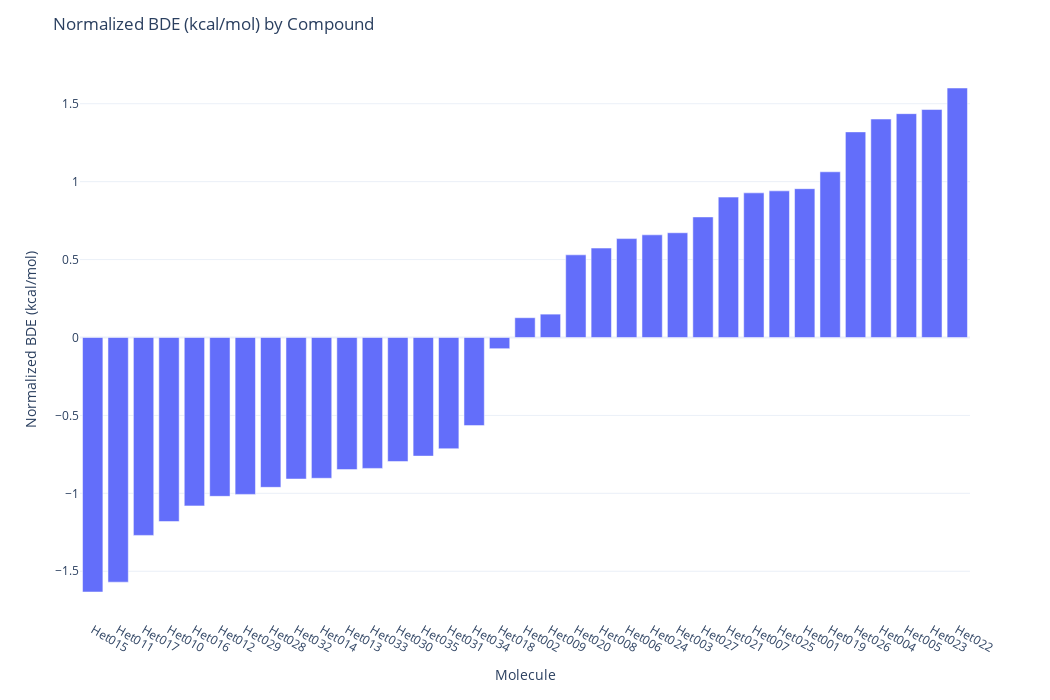

The cell this chart's notebook holds for it:
### Code cell
# plot a bar chart of the normalized "BDE (kcal/mol)" column
# sort the values based on the normalized "BDE (kcal/mol)" column in descending order
sorted_compounds = select_properties_df.sort_values("BDE (kcal/mol)")
X = sorted_compounds["Compound_Name"]
Y = select_properties_data_removed_highlycorr_normalized_df["BDE (kcal/mol)"]
fig = px.bar(
    x=X,
    y=Y.sort_values(),
    labels={"x": "Molecule", "y": "Normalized BDE (kcal/mol)"},
)
fig.update_xaxes(tickvals=select_properties_df["Compound_Name"], title_text="Molecule")
    
fig.update_layout(
    title="Normalized BDE (kcal/mol) by Compound",
    height=len(Y) * 20,
    width=len(X) * 30,
    template="plotly_white",
    xaxis=dict(tickangle=30),
)

# Show the chart
fig.show()

### Figure 1 — Plotly figure (JSON) as saved in the notebook; plotly's stock layout.template omitted (floating-point values rounded to 4 significant figures)
{"data": [{"alignmentgroup": "True", "hovertemplate": "Molecule=%{x}<br>Normalized BDE (kcal/mol)=%{y}<extra></extra>", "legendgroup": "", "marker": {"color": "#636efa", "pattern": {"shape": ""}}, "name": "", "offsetgroup": "", "orientation": "v", "showlegend": false, "textposition": "auto", "type": "bar", "x": ["Het015", "Het011", "Het017", "Het010", "Het016", "Het012", "Het029", "Het028", "Het032", "Het014", "Het013", "Het033", "Het030", "Het035", "Het031", "Het034", "Het018", "Het002", "Het009", "Het020", "Het008", "Het006", "Het024", "Het003", "Het027", "Het021", "Het007", "Het025", "Het001", "Het019", "Het026", "Het004", "Het005", "Het023", "Het022"], "xaxis": "x", "y": [-1.633, -1.57, -1.27, -1.181, -1.081, -1.019, -1.007, -0.9614, -0.9081, -0.9034, -0.8477, -0.84, -0.7956, -0.7611, -0.7137, -0.5655, -0.0719, 0.127, 0.1499, 0.5303, 0.5738, 0.6345, 0.6587, 0.6721, 0.7736, 0.9007, 0.9281, 0.9409, 0.9549, 1.063, 1.319, 1.402, 1.436, 1.463, 1.601], "yaxis": "y"}], "layout": {"barmode": "relative", "height": 700, "legend": {"tracegroupgap": 0}, "margin": {"t": 60}, "title": {"text": "Normalized BDE (kcal/mol) by Compound"}, "width": 1050, "xaxis": {"anchor": "y", "domain": [0, 1], "tickangle": 30, "tickvals": ["Het001", "Het002", "Het003", "Het004", "Het005", "Het006", "Het007", "Het008", "Het009", "Het010", "Het011", "Het012", "Het013", "Het014", "Het015", "Het016", "Het017", "Het018", "Het019", "Het020", "Het021", "Het022", "Het023", "Het024", "Het025", "Het026", "Het027", "Het028", "Het029", "Het030", "Het031", "Het032", "Het033", "Het034", "Het035"], "title": {"text": "Molecule"}}, "yaxis": {"anchor": "x", "domain": [0, 1], "title": {"text": "Normalized BDE (kcal/mol)"}}}}
